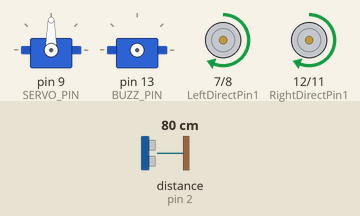
This sketch was run on a simulated Arduino Uno, built with avr-gcc and run on an emulated ATmega328P. Shown: 2 × servo, motor-driver pin pairs drawn as motors (green arrow = first pin HIGH = forward, orange = second pin HIGH = backward, longer = more drive, scaled by the enable pin). Wiring (inferred from the names in the program): ultrasonic range finder: trigger pin 10; echo pin 2; servo: signal pin 13. The test bench sets the inputs (shaded band); at power-on: distance to the obstacle (sensor on pin 2) 80 cm. The echo pulse lasts 58.3 µs per cm; servo pulses on a pin are drawn as a servo (544–2400 µs = 0–180°).

Above: at 3.2 s.
3.3 s: distance to the obstacle (sensor on pin 2) set to 24 cm
4.8 s: distance to the obstacle (sensor on pin 2) set to 19 cm
At 8.8 s:
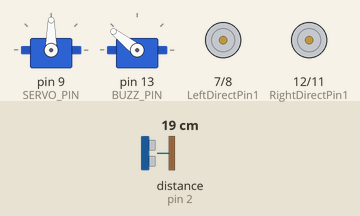
10.8 s: distance to the obstacle (sensor on pin 2) set to 35 cm
At 11.6 s:
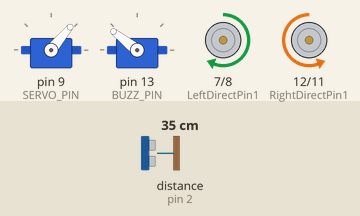
13.4 s: distance to the obstacle (sensor on pin 2) set to 2 cm
At 15.7 s:
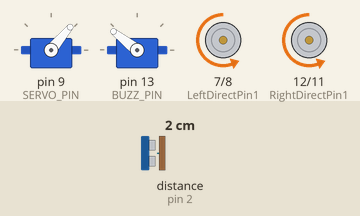
16.4 s: distance to the obstacle (sensor on pin 2) set to 60 cm
At 16.85 s:
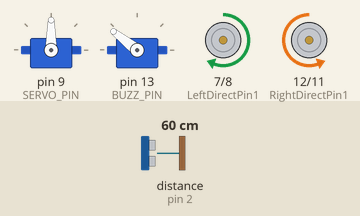
Timing chart, 0 to 19.4 s (numbered marks = the images above; inputs shaded):
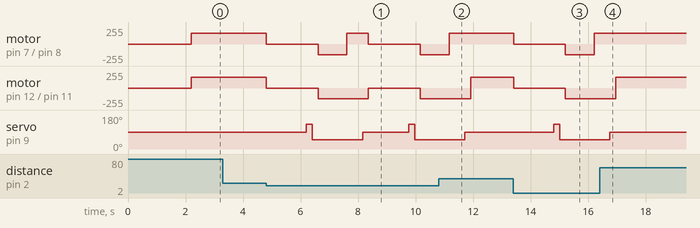

Measured:
- the behaviour switches between 23 and 22 cm on distance to the obstacle (sensor on pin 2) (found by bisection; images 0 and 1)
- after the input at 3.3 s, every drawn part: stays the same
- after the input at 10.8 s, motor on pin 7 (LeftDirectPin1) / pin 8 (LeftDirectPin2): goes on until 11.2 s, then stays forward 160/255; motor on pin 12 (RightDirectPin1) / pin 11 (RightDirectPin2): backward 160/255 → forward 160/255 after 1.1 s
- after the input at 13.4 s, motor on pin 7 (LeftDirectPin1) / pin 8 (LeftDirectPin2): forward 160/255 → stopped at once, → backward 160/255 1.8 s later, → forward 160/255 1.0 s later; motor on pin 12 (RightDirectPin1) / pin 11 (RightDirectPin2): forward 160/255 → stopped at once, → backward 160/255 1.8 s later
- after the input at 16.4 s, motor on pin 7 (LeftDirectPin1) / pin 8 (LeftDirectPin2): stays forward 160/255 (without the input it goes to stopped after 0.56 s); servo on pin 9 (SERVO_PIN): goes on until 16.8 s, then stays 90°

The sketch:

CMPSC_497_Lab_7.ino
```cpp
// This program moves forward until an object is detected.
// Once the object is detected it is determined where it is
// relative to the robot and moves away from it.

  #include <Servo.h>
/*Declare L298N Dual H-Bridge Motor Controller directly since there is not a library to load.*/
//Define L298N Dual H-Bridge Motor Controller Pins
#define speedPinR 3   // RIGHT PWM pin connect MODEL-X ENA
#define RightDirectPin1  12    //  Right Motor direction pin 1 to MODEL-X IN1
#define RightDirectPin2  11    // Right Motor direction pin 2 to MODEL-X IN2
#define speedPinL 6        //  Left PWM pin connect MODEL-X ENB
#define LeftDirectPin1  7    // Left Motor direction pin 1 to MODEL-X IN3
#define LeftDirectPin2  8   ///Left Motor direction pin 1 to MODEL-X IN4
#define LPT 2 // scan loop coumter

#define SERVO_PIN     9  //servo connect to D9

#define Echo_PIN    2 // Ultrasonic Echo pin connect to D11
#define Trig_PIN    10  // Ultrasonic Trig pin connect to D12

#define BUZZ_PIN     13
#define FAST_SPEED  250     //both sides of the motor speed
#define SPEED  120     //both sides of the motor speed
#define TURN_SPEED  200     //both sides of the motor speed
#define BACK_SPEED1  255     //back speed
#define BACK_SPEED2  90     //back speed

int leftscanval, centerscanval, rightscanval, ldiagonalscanval, rdiagonalscanval;
const int distancelimit = 30; //distance limit for obstacles in front
const int sidedistancelimit = 30; //minimum distance in cm to obstacles at both sides (the car will allow a shorter distance sideways)
int distance;
int numcycles = 0;
const int turntime = 250; //Time the robot spends turning (miliseconds)
const int backtime = 300; //Time the robot spends turning (miliseconds)

int thereis;
Servo head;
/*motor control*/
void go_Advance(void)  //Forward
{
  digitalWrite(RightDirectPin1, HIGH);
  digitalWrite(RightDirectPin2,LOW);
  digitalWrite(LeftDirectPin1,HIGH);
  digitalWrite(LeftDirectPin2,LOW);
  set_MotorSpeed(160, 160);
}
void go_Left()  //Turn left
{
  digitalWrite(RightDirectPin1, HIGH);
  digitalWrite(RightDirectPin2,LOW);
  digitalWrite(LeftDirectPin1,LOW);
  digitalWrite(LeftDirectPin2,HIGH);
  set_MotorSpeed(160, 160);
}
void go_Right()  //Turn right
{
  digitalWrite(RightDirectPin1, LOW);
  digitalWrite(RightDirectPin2,HIGH);
  digitalWrite(LeftDirectPin1,HIGH);
  digitalWrite(LeftDirectPin2,LOW);
  set_MotorSpeed(160, 160);
}
void go_Back()  //Reverse
{
  digitalWrite(RightDirectPin1, LOW);
  digitalWrite(RightDirectPin2,HIGH);
  digitalWrite(LeftDirectPin1,LOW);
  digitalWrite(LeftDirectPin2,HIGH);
  set_MotorSpeed(160, 160);
}
void stop_Stop()    //Stop
{
  digitalWrite(RightDirectPin1, LOW);
  digitalWrite(RightDirectPin2,LOW);
  digitalWrite(LeftDirectPin1,LOW);
  digitalWrite(LeftDirectPin2,LOW);
  set_MotorSpeed(0,0);
}

/*set motor speed */
void set_MotorSpeed(int speed_L,int speed_R)
{
  analogWrite(speedPinL,speed_L);
  analogWrite(speedPinR,speed_R);
}

void buzz_ON()   //open buzzer
{

  for(int i=0;i<100;i++)
  {
   digitalWrite(BUZZ_PIN,LOW);
   delay(2);//wait for 1ms
   digitalWrite(BUZZ_PIN,HIGH);
   delay(2);//wait for 1ms
  }
}
void buzz_OFF()  //close buzzer
{
  digitalWrite(BUZZ_PIN, HIGH);

}
void alarm(){
   buzz_ON();

   buzz_OFF();
}

/*detection of ultrasonic distance*/
int watch(){
  long echo_distance;
  digitalWrite(Trig_PIN,LOW);
  delayMicroseconds(5);
  digitalWrite(Trig_PIN,HIGH);
  delayMicroseconds(15);
  digitalWrite(Trig_PIN,LOW);
  echo_distance=pulseIn(Echo_PIN,HIGH);
  echo_distance=echo_distance*0.01657; //how far away is the object in cm
  //Serial.println((int)echo_distance);
  return round(echo_distance);
}


// Moves the robot forward until something is detected.
void checkForObjects() {
  head.write(90); // Sets sonar position to straight.
  delay(200);

  while (watch() > 20) { // Goes forward if nothing is in front of the robot.
    go_Advance();
  }

  stop_Stop(); // Something was detected in front.
  delay(1000);
  alarm(); // The alarm signals that it detected an object.

  int obstacle_On_Right = 0;
  int obstacle_On_Left = 0;

  head.write(130); // Sonar to left side.
  delay(200);
  if (watch() < 25) { // If something is in range set a value.
    obstacle_On_Left = 1;
  }

  head.write(50); // Sonar to right side.
  delay(200);
  if (watch() < 25) { // If something is in range set a value.
    obstacle_On_Right = 1;
  }

  if (obstacle_On_Right == 1 && obstacle_On_Left == 0) { // Checks to see if an object was only on right.
    go_Left(); // Moves robot left.
    delay(300);
  }

  else if (obstacle_On_Right == 0 && obstacle_On_Left == 1) { // Checks to see if an object was only on left.
    go_Right(); // Moves robot right.
    delay(300);
  }

  else { // Object was detected on both sides.
    go_Back(); // Moves the robot back.
    delay(1000);
    go_Right(); // Turns the robot to the right to get out of way of object.
    delay(250);
  }
}

void setup() {
  /*setup L298N pin mode*/
  pinMode(RightDirectPin1, OUTPUT);
  pinMode(RightDirectPin2, OUTPUT);
  pinMode(speedPinL, OUTPUT);
  pinMode(LeftDirectPin1, OUTPUT);
  pinMode(LeftDirectPin2, OUTPUT);
  pinMode(speedPinR, OUTPUT);
  stop_Stop();//stop move
  /*init HC-SR04*/
  pinMode(Trig_PIN, OUTPUT);
  pinMode(Echo_PIN,INPUT);
  /*init buzzer*/
  pinMode(BUZZ_PIN, OUTPUT);
  digitalWrite(BUZZ_PIN, HIGH);
  buzz_OFF();

  digitalWrite(Trig_PIN,LOW);
  /*init servo*/
  head.attach(SERVO_PIN);
  head.write(90);
   delay(2000);

  Serial.begin(9600);


}

void loop() {
  checkForObjects();
  delay(300);
}
```
